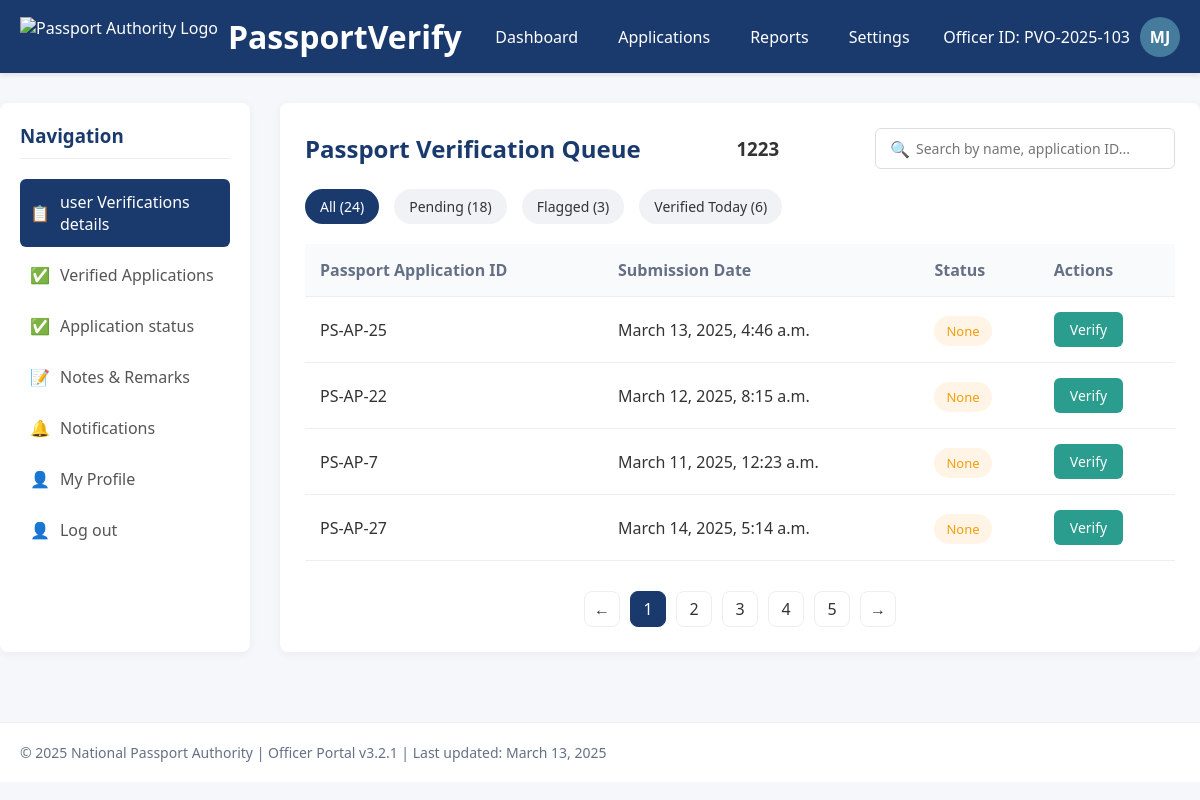
The app's page /verification/dashboard_verifer/ (signed in), older data.
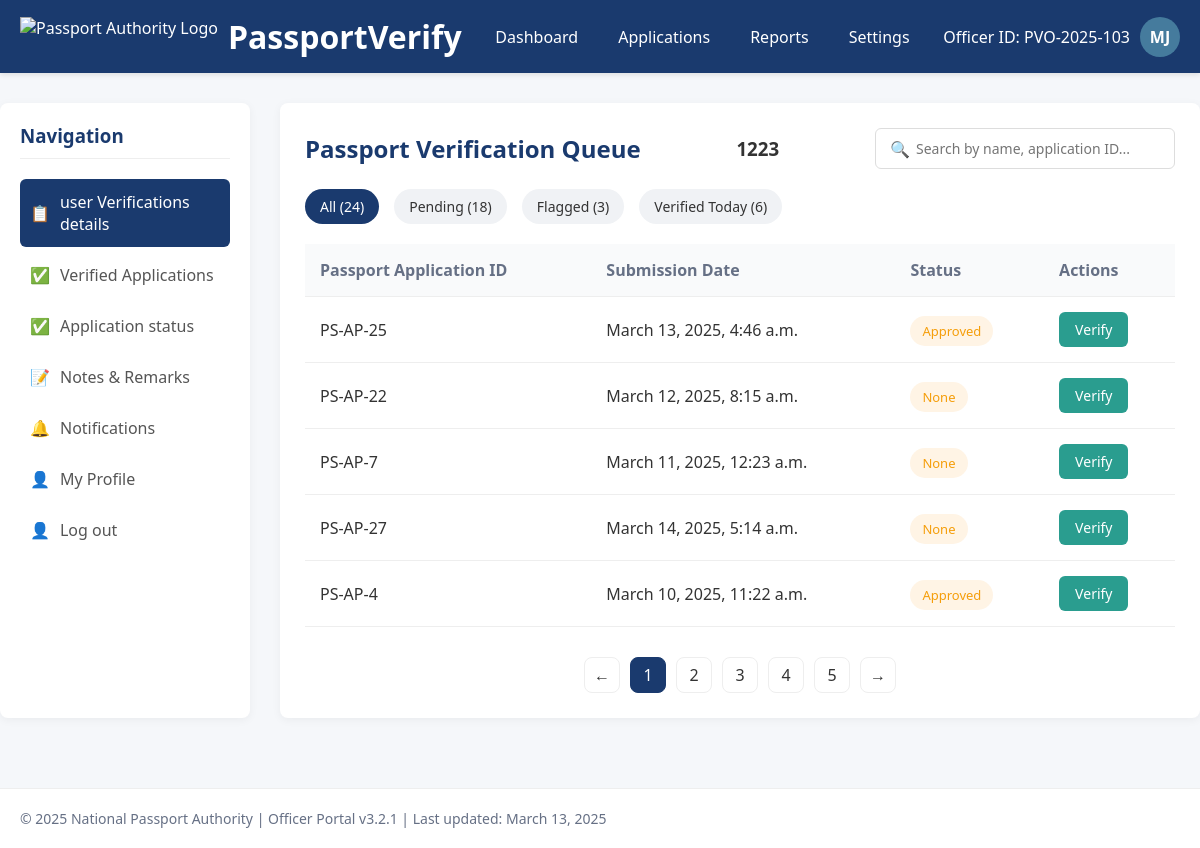
The same page, newer data.
### verification_app/models.py (models this page shows)
class PassportVerification(models.Model):
    VERIFIED = 'Verified'
    REJECTED = 'Rejected'
    VERIFICATION_STATUS_CHOICES = [
        (VERIFIED, 'Verified'),
        (REJECTED, 'Rejected'),
    ]
    ADMIN_PENDING = 'Pending'
    ADMIN_APPROVED = 'Approved'
    ADMIN_REJECTED = 'Rejected'
    ADMIN_VERIFICATION_CHOICES = [
        (ADMIN_PENDING, 'Pending'),
        (ADMIN_APPROVED, 'Approved'),
        (ADMIN_REJECTED, 'Rejected'),
    ]
    application_id = models.CharField(max_length=20, unique=True)
    passport_application = models.ForeignKey(PassportApplication, on_delete=models.CASCADE)
    verification_officer = models.ForeignKey(Employee, on_delete=models.CASCADE)
    verification_date_time = models.DateTimeField(auto_now=True)
    verification_status = models.CharField(max_length=20, choices=VERIFICATION_STATUS_CHOICES, blank=True, null=True)  # Limit to Verified/Rejected
    remarks = models.TextField(blank=True, null=True)
    admin_verification = models.CharField(max_length=20, choices=ADMIN_VERIFICATION_CHOICES,  blank=True, null=True)  # Limit to Pending/Approved/Rejected
    admin_remarks = models.TextField(blank=True, null=True)
    def __str__(self):
        return f"Verification for {self.application_id}"

### user_app/models.py (models this page shows, shortened)
class PassportApplication(models.Model):
    GENDER_CHOICES = [
        ('M', 'Male'),
        ('F', 'Female'),
        ('O', 'Other'),
    ]
    MARITAL_STATUS_CHOICES = [
        ('single', 'Single'),
        ('married', 'Married'),
        ('divorced', 'Divorced'),
        ('widowed', 'Widowed'),
        ('separated', 'Separated'),
    ]
    ID_TYPE_CHOICES = [
        ('aadhar', 'Aadhar Card'),
        ('pan', 'PAN Card'),
        ('passport', 'Passport'),
        ('voter', 'Voter ID'),
        ('driving', 'Driving License'),
        ('other', 'Other'),
    ]
    PASSPORT_TYPE_CHOICES = [
        ('regular', 'Regular'),
        ('official', 'Official'),
        ('diplomatic', 'Diplomatic'),
    ]
    PAGE_COUNT_CHOICES = [
        ('standard', 'Standard (36 pages)'),
        ('extra', 'Extra (60 pages)'),
    ]
    TRAVEL_PURPOSE_CHOICES = [
        ('tourism', 'Tourism'),
        ('business', 'Business'),
        ('study', 'Study'),
        ('employment', 'Employment'),
        ('family', 'Family Visit'),
        ('other', 'Other'),
    ]
    PAYMENT_METHOD_CHOICES = [
        ('online', 'Online Payment (Credit/Debit Card)'),
        ('bankTransfer', 'Bank Transfer'),
        ('challan', 'Bank Challan'),
    ]
    first_name = models.CharField(max_length=100)
    middle_name = models.CharField(max_length=100, blank=True)
    last_name = models.CharField(max_length=100)
    date_of_birth = models.DateField()
    city_of_birth = models.CharField(max_length=100)
    state_of_birth = models.CharField(max_length=100)
    country_of_birth = models.CharField(max_length=100)
    gender = models.CharField(max_length=1, choices=GENDER_CHOICES)
    marital_status = models.CharField(max_length=20, choices=MARITAL_STATUS_CHOICES)
    nationality = models.CharField(max_length=100)
    occupation = models.CharField(max_length=100)
    address_line1 = models.CharField(max_length=200)
    address_line2 = models.CharField(max_length=200, blank=True)
    city = models.CharField(max_length=100)
    state = models.CharField(max_length=100)
    postal_code = models.CharField(max_length=20)
    country = models.CharField(max_length=100)
    phone_number = models.CharField(max_length=20)
    email = models.EmailField()
    id_type = models.CharField(max_length=20, choices=ID_TYPE_CHOICES)
    id_number = models.CharField(max_length=100)
    father_name = models.CharField(max_length=200)
    mother_name = models.CharField(max_length=200)
    father_nationality = models.CharField(max_length=100)
    mother_nationality = models.CharField(max_length=100)
    father_passport_number = models.CharField(max_length=30, blank=True)
    mother_passport_number = models.CharField(max_length=30, blank=True)
    emergency_contact_name = models.CharField(max_length=200)
    emergency_contact_relationship = models.CharField(max_length=100)
    emergency_contact_phone = models.CharField(max_length=20)
    emergency_contact_address = models.CharField(max_length=300)
    passport_type = models.CharField(max_length=20, choices=PASSPORT_TYPE_CHOICES)
    page_count = models.CharField(max_length=20, choices=PAGE_COUNT_CHOICES)
    travel_purpose = models.CharField(max_length=20, choices=TRAVEL_PURPOSE_CHOICES)
    proof_of_identity = models.JSONField(default=list)  # Stores list of selected document types
    proof_of_address = models.JSONField(default=list)   # Stores list of selected document types
    additional_documents = models.TextField(blank=True)
    payment_method = models.JSONField(default=list)  # Stores selected payment methods
    expedited_service = models.BooleanField(default=False)
    total_amount = models.DecimalField(max_digits=10, decimal_places=2, default=0.0)  # New Field
    signature_file = models.ImageField(upload_to='signatures/')
    application_date = models.DateField()
    parental_consent = models.BooleanField(default=False)
    terms_agreed = models.BooleanField(default=False)
    created_at = models.DateTimeField(auto_now_add=True)
    updated_at = models.DateTimeField(auto_now=True)
    application_status = models.CharField(max_length=20, default='draft')
    user = models.ForeignKey(PassportRegistration, on_delete=models.CASCADE, blank=True, null=True)

### verification_app/views.py (the view)
# urls.py: path('dashboard_verifer/',views.dashboard_verifier_view,name='dashboard_verifer'),
def dashboard_verifier_view(request):
    passport_applications = PassportApplication.objects.all()
    emp_id = request.session.get('emp_id')
    verification_officer = Employee.objects.get(employee_id=emp_id)
    print(verification_officer.id)
    passport_verification = PassportVerification.objects.filter(verification_officer=verification_officer)
    print(passport_verification)
    context = {
        'passport_applications': passport_applications,
        'passport_verification': passport_verification,
    }
    return render(request,'dashboard_verifier.html', context)

### verification_app/templates/dashboard_verifier.html (shortened to what the changed rows need)
<!DOCTYPE html>
<html lang="en">
<head>
</head>
<body>
    <header>
        <div class="container header-content">
            <div class="logo">
                <h1>PassportVerify</h1>
            </div>
        </div>
    </header>
    <main class="main-content container">
        <div class="dashboard">
            <section class="verification-area">
                <div class="section-header">
                    <h2 class="section-title">Passport Verification Queue</h2>
                </div>
                <table class="applications-table">
                    <thead>
                        <tr>
                            <th>Passport Application ID</th>
                            <th>Submission Date</th>
                            <th>Status</th>
                            <th>Actions</th>
                        </tr>
                    </thead>
                    <tbody>
                        {% for d in passport_verification %}
                        <tr>
                            <td>PS-AP-{{d.application_id}}</td>
                            <td>{{d.passport_application.created_at}}</td>
                            <td><span class="status-badge status-pending">{{d.verification_status}}</span></td>
                            <td>
                                <a href="{% url 'status_update' p_id=d.id %}"><button class="action-btn btn-verify">Verify</button></a>
                            </td>
                        </tr>
                        {% endfor %}
                    </tbody>
                </table>
            </section>
        </div>
    </main>
</body>
</html>

Row changes from the older to the newer data that the page shows:
changed PassportVerification "March 13, 2025, 4:46 a.m.": verification_status "None" → "Approved"
added PassportVerification: application_id "4", passport_application.created_at "March 10, 2025, 11:22 a.m.", verification_status "Approved"
